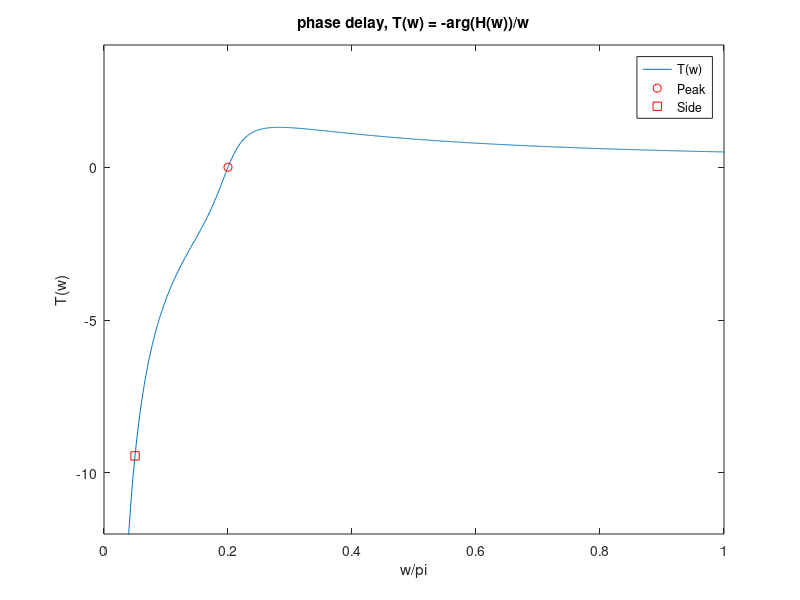

Here is the MATLAB script that generated this plot:
w0 = .2*pi;
w1 = .05*pi;
B = .1;
dom = linspace(0,pi,1001);
H = @(x) (-1./x).*atan((cos(x)-cos(w0))./(B*sin(x)));
p = H(dom);
figure
plot(dom/pi,p)
hold on
ylim([-12,4])
Tw1 = H(w1);
plot(w0/pi,H(w0), 'ro')
plot(w1/pi, H(w1), 'rs')

title('phase delay, T(w) = -arg(H(w))/w')
xlabel('w/pi')
ylabel('T(w)')
legend('T(w)', 'Peak', 'Side')
hold off

%finished